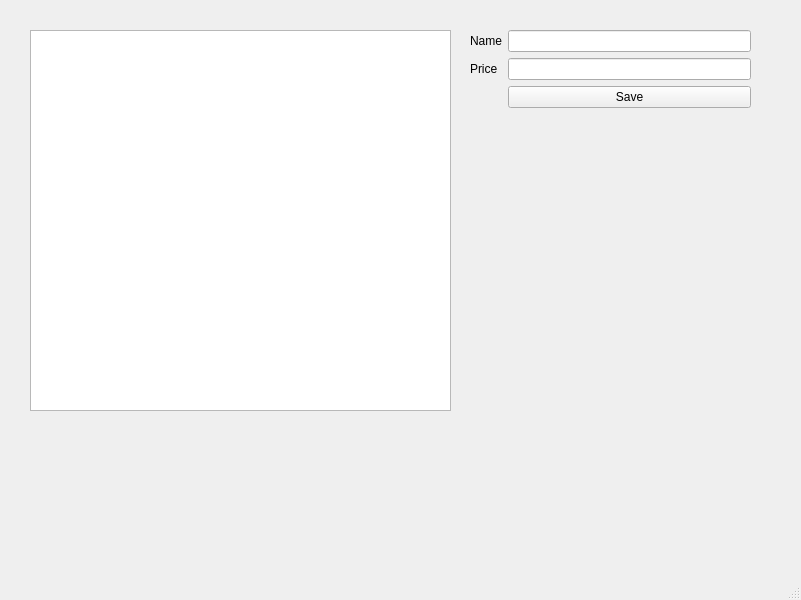
<?xml version="1.0" encoding="UTF-8"?>
<ui version="4.0">
 <class>MainWindow</class>
 <widget class="QMainWindow" name="MainWindow">
  <property name="geometry">
   <rect>
    <x>0</x>
    <y>0</y>
    <width>801</width>
    <height>600</height>
   </rect>
  </property>
  <property name="windowTitle">
   <string>MainWindow</string>
  </property>
  <widget class="QWidget" name="centralwidget">
   <widget class="QTableWidget" name="tableProducts">
    <property name="geometry">
     <rect>
      <x>30</x>
      <y>30</y>
      <width>421</width>
      <height>381</height>
     </rect>
    </property>
   </widget>
   <widget class="QWidget" name="formLayoutWidget">
    <property name="geometry">
     <rect>
      <x>470</x>
      <y>30</y>
      <width>281</width>
      <height>261</height>
     </rect>
    </property>
    <layout class="QFormLayout" name="formLayout">
     <item row="0" column="1">
      <widget class="QLineEdit" name="txtName"/>
     </item>
     <item row="1" column="0">
      <widget class="QLabel" name="label_2">
       <property name="text">
        <string>Price</string>
       </property>
      </widget>
     </item>
     <item row="1" column="1">
      <widget class="QLineEdit" name="txtPrice"/>
     </item>
     <item row="2" column="1">
      <widget class="QPushButton" name="btnSave">
       <property name="text">
        <string>Save</string>
       </property>
      </widget>
     </item>
     <item row="0" column="0">
      <widget class="QLabel" name="label">
       <property name="text">
        <string>Name</string>
       </property>
      </widget>
     </item>
    </layout>
   </widget>
  </widget>
  <widget class="QMenuBar" name="menubar">
   <property name="geometry">
    <rect>
     <x>0</x>
     <y>0</y>
     <width>801</width>
     <height>26</height>
    </rect>
   </property>
  </widget>
  <widget class="QStatusBar" name="statusbar"/>
 </widget>
 <resources/>
 <connections/>
</ui>
